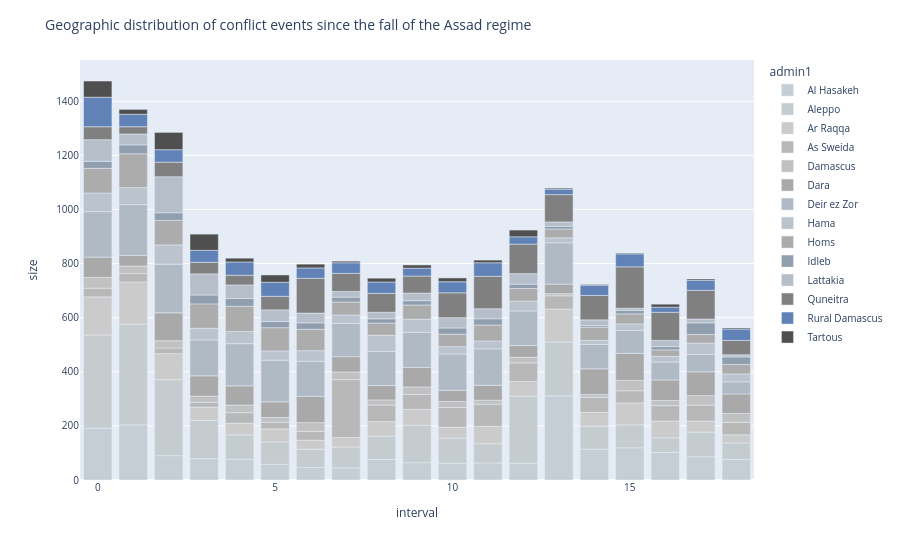

Notebook source saved alongside this figure:
### Code cell
bar_sd_geo = px.bar(
    dataset_geo_by_interval, 
    x='interval',
    y='size',
    color='admin1',
    color_discrete_map=color_map_grey(geo_admin1),
)

bar_sd_geo.update_layout(
    title = 'Geographic distribution of conflict events since the fall of the Assad regime',
    title_font_size = 14,
    font_size=10
    # yaxis= dict(tickvals = [0, 400, 800, 1200, 1600, 2000, 2400, 2800])
)

### Figure 1 — Plotly figure (JSON) as saved in the notebook; plotly's stock layout.template omitted (floating-point values rounded to 4 significant figures)
{"data": [{"hovertemplate": "admin1=Al Hasakeh<br>interval=%{x}<br>size=%{y}<extra></extra>", "legendgroup": "Al Hasakeh", "marker": {"color": "#C5CDD5", "pattern": {"shape": ""}}, "name": "Al Hasakeh", "orientation": "v", "showlegend": true, "textposition": "auto", "type": "bar", "x": [0, 1, 2, 3, 4, 5, 6, 7, 8, 9, 10, 11, 12, 13, 14, 15, 16, 17, 18], "xaxis": "x", "y": [192, 204, 90, 79, 77, 58, 46, 45, 76, 64, 62, 63, 62, 311, 114, 119, 102, 86, 76], "yaxis": "y"}, {"hovertemplate": "admin1=Aleppo<br>interval=%{x}<br>size=%{y}<extra></extra>", "legendgroup": "Aleppo", "marker": {"color": "#C4CCD0", "pattern": {"shape": ""}}, "name": "Aleppo", "orientation": "v", "showlegend": true, "textposition": "auto", "type": "bar", "x": [0, 1, 2, 3, 4, 5, 6, 7, 8, 9, 10, 11, 12, 13, 14, 15, 16, 17, 18], "xaxis": "x", "y": [344, 372, 281, 141, 90, 83, 68, 77, 86, 138, 93, 71, 248, 199, 85, 85, 54, 91, 61], "yaxis": "y"}, {"hovertemplate": "admin1=Ar Raqqa<br>interval=%{x}<br>size=%{y}<extra></extra>", "legendgroup": "Ar Raqqa", "marker": {"color": "#CBCBCB", "pattern": {"shape": ""}}, "name": "Ar Raqqa", "orientation": "v", "showlegend": true, "textposition": "auto", "type": "bar", "x": [0, 1, 2, 3, 4, 5, 6, 7, 8, 9, 10, 11, 12, 13, 14, 15, 16, 17, 18], "xaxis": "x", "y": [141, 156, 96, 49, 43, 48, 33, 35, 54, 59, 40, 64, 54, 122, 51, 81, 62, 41, 30], "yaxis": "y"}, {"hovertemplate": "admin1=As Sweida<br>interval=%{x}<br>size=%{y}<extra></extra>", "legendgroup": "As Sweida", "marker": {"color": "#B8B8B8", "pattern": {"shape": ""}}, "name": "As Sweida", "orientation": "v", "showlegend": true, "textposition": "auto", "type": "bar", "x": [0, 1, 2, 3, 4, 5, 6, 7, 8, 9, 10, 11, 12, 13, 14, 15, 16, 17, 18], "xaxis": "x", "y": [32, 31, 21, 18, 39, 25, 33, 214, 61, 55, 73, 82, 69, 49, 56, 45, 57, 59, 46], "yaxis": "y"}, {"hovertemplate": "admin1=Damascus<br>interval=%{x}<br>size=%{y}<extra></extra>", "legendgroup": "Damascus", "marker": {"color": "#C1C1C1", "pattern": {"shape": ""}}, "name": "Damascus", "orientation": "v", "showlegend": true, "textposition": "auto", "type": "bar", "x": [0, 1, 2, 3, 4, 5, 6, 7, 8, 9, 10, 11, 12, 13, 14, 15, 16, 17, 18], "xaxis": "x", "y": [40, 28, 27, 23, 28, 17, 32, 28, 19, 28, 22, 15, 21, 8, 10, 38, 19, 35, 33], "yaxis": "y"}, {"hovertemplate": "admin1=Dara<br>interval=%{x}<br>size=%{y}<extra></extra>", "legendgroup": "Dara", "marker": {"color": "#A9A9A9", "pattern": {"shape": ""}}, "name": "Dara", "orientation": "v", "showlegend": true, "textposition": "auto", "type": "bar", "x": [0, 1, 2, 3, 4, 5, 6, 7, 8, 9, 10, 11, 12, 13, 14, 15, 16, 17, 18], "xaxis": "x", "y": [75, 39, 103, 75, 71, 58, 97, 57, 53, 72, 41, 55, 43, 35, 95, 100, 76, 88, 72], "yaxis": "y"}, {"hovertemplate": "admin1=Deir ez Zor<br>interval=%{x}<br>size=%{y}<extra></extra>", "legendgroup": "Deir ez Zor", "marker": {"color": "#B0BAC5", "pattern": {"shape": ""}}, "name": "Deir ez Zor", "orientation": "v", "showlegend": true, "textposition": "auto", "type": "bar", "x": [0, 1, 2, 3, 4, 5, 6, 7, 8, 9, 10, 11, 12, 13, 14, 15, 16, 17, 18], "xaxis": "x", "y": [168, 188, 180, 133, 156, 154, 130, 123, 126, 130, 135, 135, 128, 153, 90, 85, 66, 64, 45], "yaxis": "y"}, {"hovertemplate": "admin1=Hama<br>interval=%{x}<br>size=%{y}<extra></extra>", "legendgroup": "Hama", "marker": {"color": "#BBC3CD", "pattern": {"shape": ""}}, "name": "Hama", "orientation": "v", "showlegend": true, "textposition": "auto", "type": "bar", "x": [0, 1, 2, 3, 4, 5, 6, 7, 8, 9, 10, 11, 12, 13, 14, 15, 16, 17, 18], "xaxis": "x", "y": [69, 63, 71, 43, 45, 34, 39, 31, 60, 48, 27, 29, 36, 18, 15, 24, 21, 42, 29], "yaxis": "y"}, {"hovertemplate": "admin1=Homs<br>interval=%{x}<br>size=%{y}<extra></extra>", "legendgroup": "Homs", "marker": {"color": "#ACACAC", "pattern": {"shape": ""}}, "name": "Homs", "orientation": "v", "showlegend": true, "textposition": "auto", "type": "bar", "x": [0, 1, 2, 3, 4, 5, 6, 7, 8, 9, 10, 11, 12, 13, 14, 15, 16, 17, 18], "xaxis": "x", "y": [91, 125, 91, 90, 93, 86, 79, 48, 45, 53, 46, 59, 47, 33, 49, 37, 24, 32, 35], "yaxis": "y"}, {"hovertemplate": "admin1=Idleb<br>interval=%{x}<br>size=%{y}<extra></extra>", "legendgroup": "Idleb", "marker": {"color": "#909EAE", "pattern": {"shape": ""}}, "name": "Idleb", "orientation": "v", "showlegend": true, "textposition": "auto", "type": "bar", "x": [0, 1, 2, 3, 4, 5, 6, 7, 8, 9, 10, 11, 12, 13, 14, 15, 16, 17, 18], "xaxis": "x", "y": [26, 33, 28, 33, 29, 23, 24, 18, 16, 16, 23, 23, 16, 10, 6, 13, 12, 43, 28], "yaxis": "y"}, {"hovertemplate": "admin1=Lattakia<br>interval=%{x}<br>size=%{y}<extra></extra>", "legendgroup": "Lattakia", "marker": {"color": "#B5BEC9", "pattern": {"shape": ""}}, "name": "Lattakia", "orientation": "v", "showlegend": true, "textposition": "auto", "type": "bar", "x": [0, 1, 2, 3, 4, 5, 6, 7, 8, 9, 10, 11, 12, 13, 14, 15, 16, 17, 18], "xaxis": "x", "y": [80, 40, 133, 78, 50, 43, 36, 21, 24, 28, 38, 37, 39, 16, 21, 8, 23, 14, 8], "yaxis": "y"}, {"hovertemplate": "admin1=Quneitra<br>interval=%{x}<br>size=%{y}<extra></extra>", "legendgroup": "Quneitra", "marker": {"color": "#808080", "pattern": {"shape": ""}}, "name": "Quneitra", "orientation": "v", "showlegend": true, "textposition": "auto", "type": "bar", "x": [0, 1, 2, 3, 4, 5, 6, 7, 8, 9, 10, 11, 12, 13, 14, 15, 16, 17, 18], "xaxis": "x", "y": [48, 27, 54, 43, 36, 50, 129, 67, 70, 63, 92, 120, 109, 101, 90, 153, 104, 106, 53], "yaxis": "y"}, {"hovertemplate": "admin1=Rural Damascus<br>interval=%{x}<br>size=%{y}<extra></extra>", "legendgroup": "Rural Damascus", "marker": {"color": "#6082B6", "pattern": {"shape": ""}}, "name": "Rural Damascus", "orientation": "v", "showlegend": true, "textposition": "auto", "type": "bar", "x": [0, 1, 2, 3, 4, 5, 6, 7, 8, 9, 10, 11, 12, 13, 14, 15, 16, 17, 18], "xaxis": "x", "y": [109, 46, 46, 44, 49, 52, 38, 39, 42, 29, 41, 50, 27, 20, 38, 48, 19, 37, 42], "yaxis": "y"}, {"hovertemplate": "admin1=Tartous<br>interval=%{x}<br>size=%{y}<extra></extra>", "legendgroup": "Tartous", "marker": {"color": "#4F4F4F", "pattern": {"shape": ""}}, "name": "Tartous", "orientation": "v", "showlegend": true, "textposition": "auto", "type": "bar", "x": [0, 1, 2, 3, 4, 5, 6, 7, 8, 9, 10, 11, 12, 13, 14, 15, 16, 17, 18], "xaxis": "x", "y": [60, 18, 64, 60, 14, 27, 14, 6, 14, 12, 14, 10, 25, 4, 3, 3, 11, 5, 4], "yaxis": "y"}], "layout": {"barmode": "relative", "font": {"size": 10}, "legend": {"title": {"text": "admin1"}, "tracegroupgap": 0}, "margin": {"t": 60}, "title": {"font": {"size": 14}, "text": "Geographic distribution of conflict events since the fall of the Assad regime"}, "xaxis": {"anchor": "y", "domain": [0, 1], "title": {"text": "interval"}}, "yaxis": {"anchor": "x", "domain": [0, 1], "title": {"text": "size"}}}}
